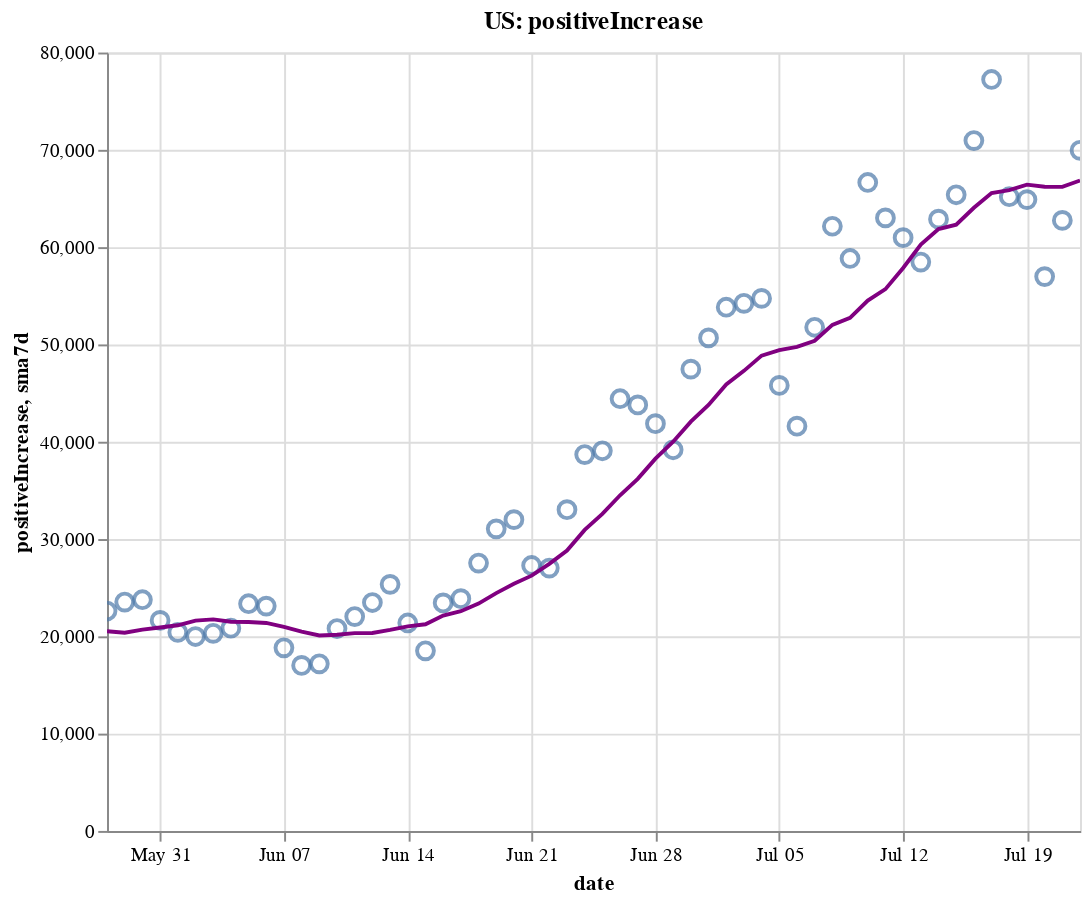

Here is the notebook cell this chart was saved with:
### Code cell
create_plot(us, 'positiveIncrease')

### Figure 1 — Vega-Lite specification as saved in the notebook (floating-point values rounded to 4 significant figures)
{"config": {"view": {"continuousWidth": 400, "continuousHeight": 300}}, "layer": [{"layer": [{"mark": {"type": "point", "size": 75}, "encoding": {"tooltip": [{"type": "temporal", "field": "date"}, {"type": "quantitative", "field": "positiveIncrease"}, {"type": "quantitative", "field": "sma7d"}], "x": {"type": "temporal", "field": "date"}, "y": {"type": "quantitative", "field": "positiveIncrease"}}, "selection": {"selector002": {"type": "interval", "bind": "scales", "encodings": ["x", "y"]}}}, {"mark": {"type": "line", "color": "purple"}, "encoding": {"x": {"type": "temporal", "field": "date"}, "y": {"type": "quantitative", "field": "sma7d"}}}]}, {"mark": {"type": "rule", "color": "#aaa"}, "encoding": {"x": {"type": "temporal", "field": "date"}}, "transform": [{"filter": {"selection": "selector001"}}]}, {"mark": "circle", "encoding": {"opacity": {"condition": {"value": 1, "selection": "selector001"}, "value": 0}, "tooltip": [{"type": "temporal", "field": "date"}, {"type": "quantitative", "field": "positiveIncrease"}, {"type": "quantitative", "field": "sma7d"}], "x": {"type": "temporal", "field": "date"}, "y": {"type": "quantitative", "field": "positiveIncrease"}}, "selection": {"selector001": {"type": "single", "encodings": ["x"], "on": "mouseover", "nearest": true, "empty": "none"}}}, {"mark": {"type": "text", "align": "left", "dx": 5, "dy": -5, "stroke": "white", "strokeWidth": 2}, "encoding": {"text": {"type": "quantitative", "field": "positiveIncrease"}, "tooltip": [{"type": "temporal", "field": "date"}, {"type": "quantitative", "field": "positiveIncrease"}, {"type": "quantitative", "field": "sma7d"}], "x": {"type": "temporal", "field": "date"}, "y": {"type": "quantitative", "field": "positiveIncrease"}}, "transform": [{"filter": {"selection": "selector001"}}]}, {"mark": {"type": "text", "align": "left", "dx": 5, "dy": -5}, "encoding": {"text": {"type": "quantitative", "field": "positiveIncrease"}, "tooltip": [{"type": "temporal", "field": "date"}, {"type": "quantitative", "field": "positiveIncrease"}, {"type": "quantitative", "field": "sma7d"}], "x": {"type": "temporal", "field": "date"}, "y": {"type": "quantitative", "field": "positiveIncrease"}}, "transform": [{"filter": {"selection": "selector001"}}]}], "data": {"name": "data-5177352fa9221024e19252fcfe9cf485"}, "height": 400, "title": "US: positiveIncrease", "width": 500, "$schema": "https://vega.github.io/schema/vega-lite/v4.8.1.json", "datasets": {"data-5177352fa9221024e19252fcfe9cf485": [{"date": "2020-05-28T00:00:00", "totalTestResultsIncrease": 434500.0, "positiveIncrease": 22600.0, "death": 96020.0, "deathIncrease": 1226.0, "positiveRate": 0.052, "state": "US", "sma7d": 20520.0}, {"date": "2020-05-29T00:00:00", "totalTestResultsIncrease": 487200.0, "positiveIncrease": 23520.0, "death": 97200.0, "deathIncrease": 1179.0, "positiveRate": 0.048, "state": "US", "sma7d": 20380.0}, {"date": "2020-05-30T00:00:00", "totalTestResultsIncrease": 425800.0, "positiveIncrease": 23760.0, "death": 98130.0, "deathIncrease": 929.0, "positiveRate": 0.056, "state": "US", "sma7d": 20690.0}, {"date": "2020-05-31T00:00:00", "totalTestResultsIncrease": 396200.0, "positiveIncrease": 21640.0, "death": 98780.0, "deathIncrease": 649.0, "positiveRate": 0.055, "state": "US", "sma7d": 20910.0}, {"date": "2020-06-01T00:00:00", "totalTestResultsIncrease": 412300.0, "positiveIncrease": 20420.0, "death": 99450.0, "deathIncrease": 665.0, "positiveRate": 0.05, "state": "US", "sma7d": 21140.0}, {"date": "2020-06-02T00:00:00", "totalTestResultsIncrease": 418600.0, "positiveIncrease": 19980.0, "death": 100400.0, "deathIncrease": 959.0, "positiveRate": 0.048, "state": "US", "sma7d": 21620.0}, {"date": "2020-06-03T00:00:00", "totalTestResultsIncrease": 466700.0, "positiveIncrease": 20310.0, "death": 101400.0, "deathIncrease": 991.0, "positiveRate": 0.044, "state": "US", "sma7d": 21750.0}, {"date": "2020-06-04T00:00:00", "totalTestResultsIncrease": 461000.0, "positiveIncrease": 20840.0, "death": 102300.0, "deathIncrease": 888.0, "positiveRate": 0.045, "state": "US", "sma7d": 21500.0}, {"date": "2020-06-05T00:00:00", "totalTestResultsIncrease": 506300.0, "positiveIncrease": 23350.0, "death": 103100.0, "deathIncrease": 823.0, "positiveRate": 0.046, "state": "US", "sma7d": 21470.0}, {"date": "2020-06-06T00:00:00", "totalTestResultsIncrease": 520300.0, "positiveIncrease": 23110.0, "death": 103800.0, "deathIncrease": 727.0, "positiveRate": 0.044, "state": "US", "sma7d": 21380.0}, {"date": "2020-06-07T00:00:00", "totalTestResultsIncrease": 445900.0, "positiveIncrease": 18820.0, "death": 104300.0, "deathIncrease": 446.0, "positiveRate": 0.042, "state": "US", "sma7d": 20980.0}, {"date": "2020-06-08T00:00:00", "totalTestResultsIncrease": 395100.0, "positiveIncrease": 17010.0, "death": 104900.0, "deathIncrease": 660.0, "positiveRate": 0.043, "state": "US", "sma7d": 20490.0}, {"date": "2020-06-09T00:00:00", "totalTestResultsIncrease": 419700.0, "positiveIncrease": 17180.0, "death": 105800.0, "deathIncrease": 898.0, "positiveRate": 0.041, "state": "US", "sma7d": 20090.0}, {"date": "2020-06-10T00:00:00", "totalTestResultsIncrease": 429000.0, "positiveIncrease": 20800.0, "death": 106700.0, "deathIncrease": 885.0, "positiveRate": 0.048, "state": "US", "sma7d": 20160.0}, {"date": "2020-06-11T00:00:00", "totalTestResultsIncrease": 459500.0, "positiveIncrease": 22030.0, "death": 107600.0, "deathIncrease": 898.0, "positiveRate": 0.048, "state": "US", "sma7d": 20330.0}, {"date": "2020-06-12T00:00:00", "totalTestResultsIncrease": 623100.0, "positiveIncrease": 23480.0, "death": 108400.0, "deathIncrease": 772.0, "positiveRate": 0.038, "state": "US", "sma7d": 20350.0}, {"date": "2020-06-13T00:00:00", "totalTestResultsIncrease": 496400.0, "positiveIncrease": 25340.0, "death": 109100.0, "deathIncrease": 691.0, "positiveRate": 0.051, "state": "US", "sma7d": 20670.0}, {"date": "2020-06-14T00:00:00", "totalTestResultsIncrease": 485200.0, "positiveIncrease": 21370.0, "death": 109400.0, "deathIncrease": 355.0, "positiveRate": 0.044, "state": "US", "sma7d": 21030.0}, {"date": "2020-06-15T00:00:00", "totalTestResultsIncrease": 432800.0, "positiveIncrease": 18510.0, "death": 109800.0, "deathIncrease": 380.0, "positiveRate": 0.043, "state": "US", "sma7d": 21240.0}, {"date": "2020-06-16T00:00:00", "totalTestResultsIncrease": 464500.0, "positiveIncrease": 23440.0, "death": 110500.0, "deathIncrease": 729.0, "positiveRate": 0.05, "state": "US", "sma7d": 22140.0}, {"date": "2020-06-17T00:00:00", "totalTestResultsIncrease": 485300.0, "positiveIncrease": 23870.0, "death": 111300.0, "deathIncrease": 767.0, "positiveRate": 0.049, "state": "US", "sma7d": 22580.0}, {"date": "2020-06-18T00:00:00", "totalTestResultsIncrease": 516200.0, "positiveIncrease": 27530.0, "death": 112000.0, "deathIncrease": 704.0, "positiveRate": 0.053, "state": "US", "sma7d": 23360.0}, {"date": "2020-06-19T00:00:00", "totalTestResultsIncrease": 574000.0, "positiveIncrease": 31050.0, "death": 112700.0, "deathIncrease": 655.0, "positiveRate": 0.054, "state": "US", "sma7d": 24440.0}, {"date": "2020-06-20T00:00:00", "totalTestResultsIncrease": 559200.0, "positiveIncrease": 31990.0, "death": 113300.0, "deathIncrease": 628.0, "positiveRate": 0.057, "state": "US", "sma7d": 25390.0}, {"date": "2020-06-21T00:00:00", "totalTestResultsIncrease": 511100.0, "positiveIncrease": 27280.0, "death": 113600.0, "deathIncrease": 292.0, "positiveRate": 0.053, "state": "US", "sma7d": 26240.0}, {"date": "2020-06-22T00:00:00", "totalTestResultsIncrease": 466600.0, "positiveIncrease": 27020.0, "death": 113900.0, "deathIncrease": 283.0, "positiveRate": 0.058, "state": "US", "sma7d": 27450.0}, {"date": "2020-06-23T00:00:00", "totalTestResultsIncrease": 491700.0, "positiveIncrease": 33020.0, "death": 114600.0, "deathIncrease": 708.0, "positiveRate": 0.067, "state": "US", "sma7d": 28820.0}, {"date": "2020-06-24T00:00:00", "totalTestResultsIncrease": 519200.0, "positiveIncrease": 38680.0, "death": 115300.0, "deathIncrease": 724.0, "positiveRate": 0.075, "state": "US", "sma7d": 30940.0}, {"date": "2020-06-25T00:00:00", "totalTestResultsIncrease": 637100.0, "positiveIncrease": 39070.0, "death": 117800.0, "deathIncrease": 2501.0, "positiveRate": 0.061, "state": "US", "sma7d": 32590.0}, {"date": "2020-06-26T00:00:00", "totalTestResultsIncrease": 606700.0, "positiveIncrease": 44420.0, "death": 118400.0, "deathIncrease": 636.0, "positiveRate": 0.073, "state": "US", "sma7d": 34500.0}, {"date": "2020-06-27T00:00:00", "totalTestResultsIncrease": 599400.0, "positiveIncrease": 43780.0, "death": 119000.0, "deathIncrease": 509.0, "positiveRate": 0.073, "state": "US", "sma7d": 36180.0}, {"date": "2020-06-28T00:00:00", "totalTestResultsIncrease": 583900.0, "positiveIncrease": 41860.0, "death": 119200.0, "deathIncrease": 271.0, "positiveRate": 0.072, "state": "US", "sma7d": 38260.0}, {"date": "2020-06-29T00:00:00", "totalTestResultsIncrease": 646800.0, "positiveIncrease": 39180.0, "death": 119600.0, "deathIncrease": 330.0, "positiveRate": 0.061, "state": "US", "sma7d": 40000.0}, {"date": "2020-06-30T00:00:00", "totalTestResultsIncrease": 624100.0, "positiveIncrease": 47460.0, "death": 120200.0, "deathIncrease": 596.0, "positiveRate": 0.076, "state": "US", "sma7d": 42060.0}, {"date": "2020-07-01T00:00:00", "totalTestResultsIncrease": 633300.0, "positiveIncrease": 50670.0, "death": 120900.0, "deathIncrease": 701.0, "positiveRate": 0.08, "state": "US", "sma7d": 43780.0}, {"date": "2020-07-02T00:00:00", "totalTestResultsIncrease": 662300.0, "positiveIncrease": 53830.0, "death": 121600.0, "deathIncrease": 697.0, "positiveRate": 0.081, "state": "US", "sma7d": 45890.0}, {"date": "2020-07-03T00:00:00", "totalTestResultsIncrease": 710900.0, "positiveIncrease": 54220.0, "death": 122100.0, "deathIncrease": 597.0, "positiveRate": 0.076, "state": "US", "sma7d": 47290.0}, {"date": "2020-07-04T00:00:00", "totalTestResultsIncrease": 642200.0, "positiveIncrease": 54730.0, "death": 122500.0, "deathIncrease": 306.0, "positiveRate": 0.085, "state": "US", "sma7d": 48850.0}, {"date": "2020-07-05T00:00:00", "totalTestResultsIncrease": 681400.0, "positiveIncrease": 45790.0, "death": 122700.0, "deathIncrease": 209.0, "positiveRate": 0.067, "state": "US", "sma7d": 49410.0}, {"date": "2020-07-06T00:00:00", "totalTestResultsIncrease": 501200.0, "positiveIncrease": 41600.0, "death": 122900.0, "deathIncrease": 242.0, "positiveRate": 0.083, "state": "US", "sma7d": 49760.0}, {"date": "2020-07-07T00:00:00", "totalTestResultsIncrease": 634800.0, "positiveIncrease": 51770.0, "death": 123800.0, "deathIncrease": 922.0, "positiveRate": 0.082, "state": "US", "sma7d": 50370.0}, {"date": "2020-07-08T00:00:00", "totalTestResultsIncrease": 629100.0, "positiveIncrease": 62150.0, "death": 124700.0, "deathIncrease": 897.0, "positiveRate": 0.099, "state": "US", "sma7d": 52010.0}, {"date": "2020-07-09T00:00:00", "totalTestResultsIncrease": 703000.0, "positiveIncrease": 58840.0, "death": 125600.0, "deathIncrease": 867.0, "positiveRate": 0.084, "state": "US", "sma7d": 52730.0}, {"date": "2020-07-10T00:00:00", "totalTestResultsIncrease": 810800.0, "positiveIncrease": 66640.0, "death": 126400.0, "deathIncrease": 854.0, "positiveRate": 0.082, "state": "US", "sma7d": 54500.0}, {"date": "2020-07-11T00:00:00", "totalTestResultsIncrease": 635400.0, "positiveIncrease": 63010.0, "death": 127200.0, "deathIncrease": 757.0, "positiveRate": 0.099, "state": "US", "sma7d": 55680.0}, {"date": "2020-07-12T00:00:00", "totalTestResultsIncrease": 758300.0, "positiveIncrease": 60980.0, "death": 127700.0, "deathIncrease": 476.0, "positiveRate": 0.08, "state": "US", "sma7d": 57850.0}, {"date": "2020-07-13T00:00:00", "totalTestResultsIncrease": 693600.0, "positiveIncrease": 58460.0, "death": 128000.0, "deathIncrease": 327.0, "positiveRate": 0.084, "state": "US", "sma7d": 60260.0}, {"date": "2020-07-14T00:00:00", "totalTestResultsIncrease": 770000.0, "positiveIncrease": 62880.0, "death": 128700.0, "deathIncrease": 736.0, "positiveRate": 0.082, "state": "US", "sma7d": 61850.0}, {"date": "2020-07-15T00:00:00", "totalTestResultsIncrease": 762000.0, "positiveIncrease": 65380.0, "death": 129600.0, "deathIncrease": 858.0, "positiveRate": 0.086, "state": "US", "sma7d": 62310.0}, {"date": "2020-07-16T00:00:00", "totalTestResultsIncrease": 827600.0, "positiveIncrease": 70950.0, "death": 130600.0, "deathIncrease": 974.0, "positiveRate": 0.086, "state": "US", "sma7d": 64040.0}, {"date": "2020-07-17T00:00:00", "totalTestResultsIncrease": 837400.0, "positiveIncrease": 77230.0, "death": 131500.0, "deathIncrease": 951.0, "positiveRate": 0.092, "state": "US", "sma7d": 65560.0}, {"date": "2020-07-18T00:00:00", "totalTestResultsIncrease": 761600.0, "positiveIncrease": 65180.0, "death": 132400.0, "deathIncrease": 872.0, "positiveRate": 0.086, "state": "US", "sma7d": 65870.0}, {"date": "2020-07-19T00:00:00", "totalTestResultsIncrease": 798500.0, "positiveIncrease": 64880.0, "death": 132900.0, "deathIncrease": 526.0, "positiveRate": 0.081, "state": "US", "sma7d": 66430.0}, {"date": "2020-07-20T00:00:00", "totalTestResultsIncrease": 711000.0, "positiveIncrease": 56970.0, "death": 133300.0, "deathIncrease": 362.0, "positiveRate": 0.08, "state": "US", "sma7d": 66210.0}, {"date": "2020-07-21T00:00:00", "totalTestResultsIncrease": 749400.0, "positiveIncrease": 62750.0, "death": 134300.0, "deathIncrease": 1029.0, "positiveRate": 0.084, "state": "US", "sma7d": 66190.0}, {"date": "2020-07-22T00:00:00", "totalTestResultsIncrease": 789700.0, "positiveIncrease": 69950.0, "death": 135400.0, "deathIncrease": 1125.0, "positiveRate": 0.089, "state": "US", "sma7d": 66850.0}]}}
